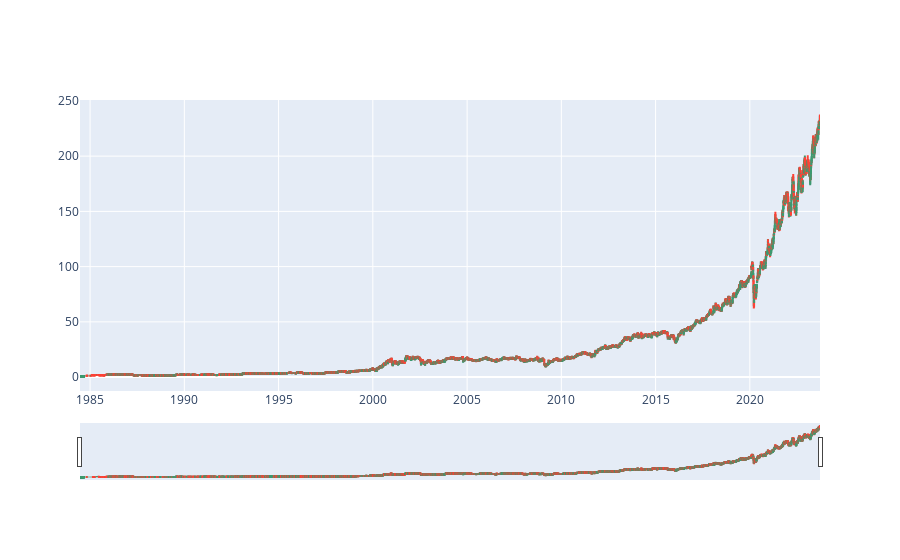

Here is the notebook cell this chart was saved with:
### Code cell
plot_candle_stick(df)

### Figure 1 — Plotly figure (JSON) as saved in the notebook; plotly's stock layout.template omitted (floating-point values rounded to 4 significant figures; data arrays with more than 128 entries replaced by an {"elided": "..."} marker saying what was removed)
{"data": [{"close": {"elided": "9894 float values"}, "high": {"elided": "9894 float values"}, "low": {"elided": "9894 float values"}, "open": {"elided": "9894 float values"}, "type": "candlestick", "x": {"elided": "9894 str values"}}], "layout": {}}
